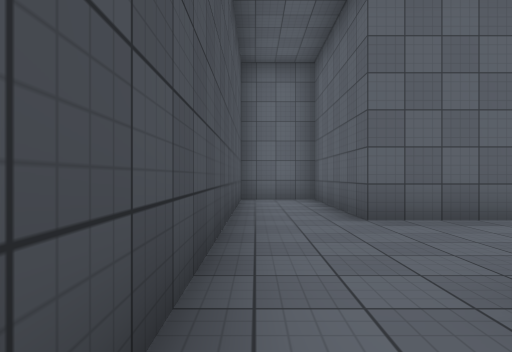
[1] (above)

24 first-person views from a walk through a scene from a Unity 3-D project. The camera is 1.2 m above the floor, looks level and sees 75° across. The floor is counted in squares, 2 m on a side. Each view is taken from the middle of a square. On the plan, view 1 faces up. The plan holds only what a view shows up to about 10 squares ahead; the rest is blank. The place goes on beyond the plan. Surface patterns are stand-ins for the level's own textures.

[2]
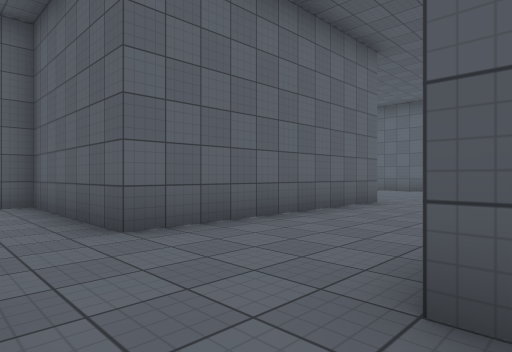

[3]
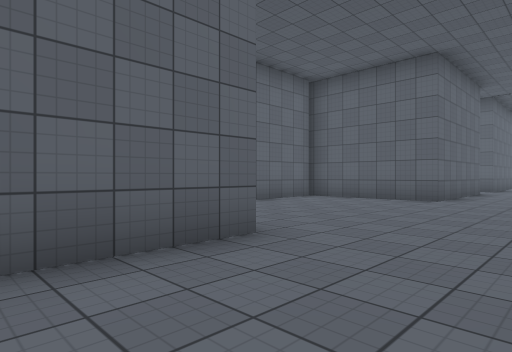

[4]
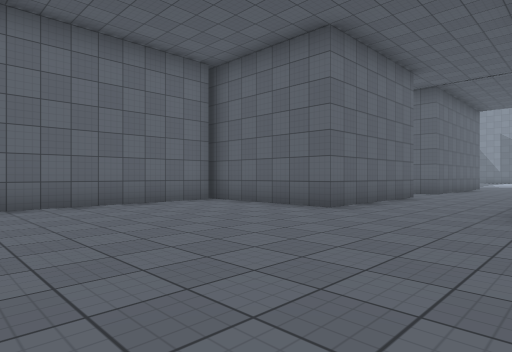

[5]
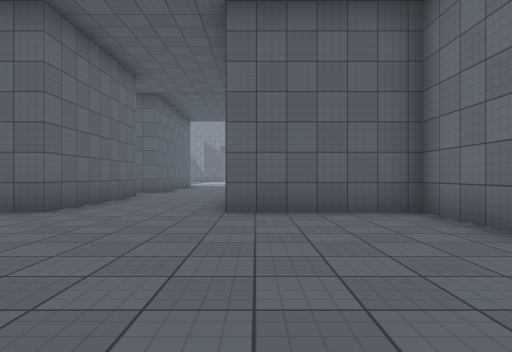

[6]
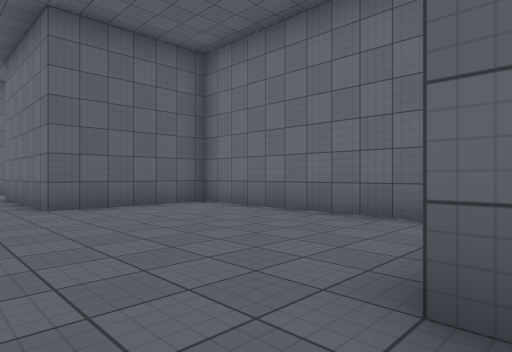

[7]
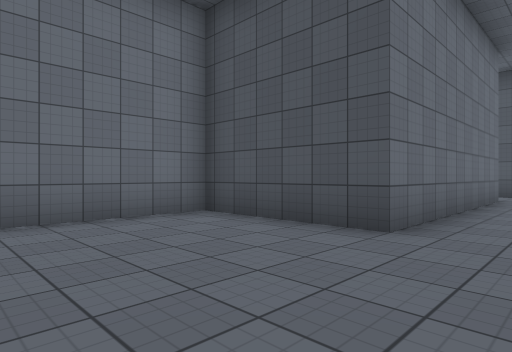

[8]
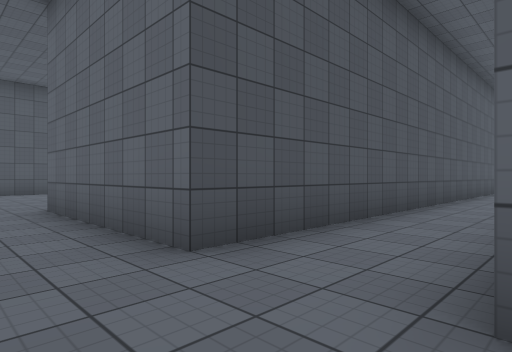

[9]
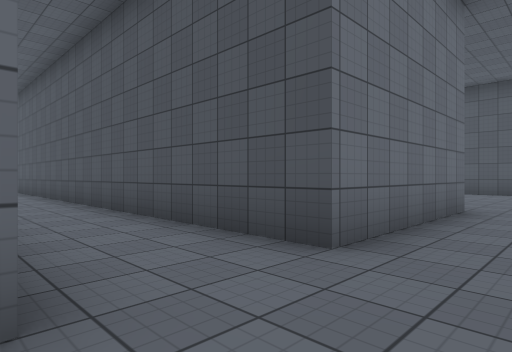

[10]
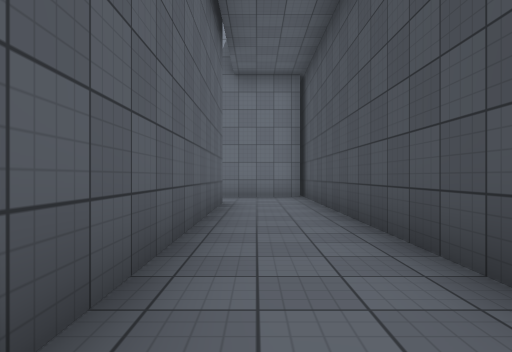

[11]
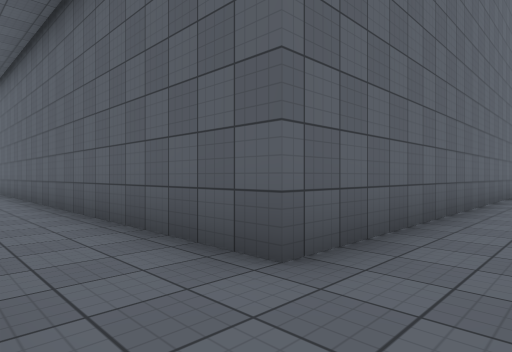

[12]
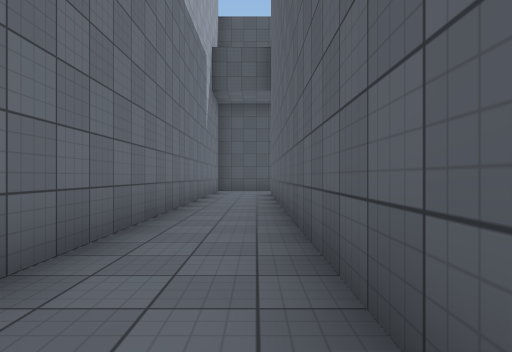

[13]
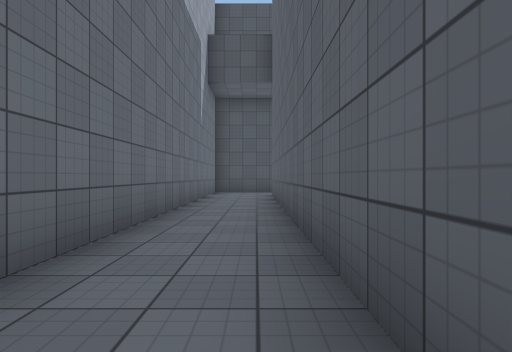

[14]
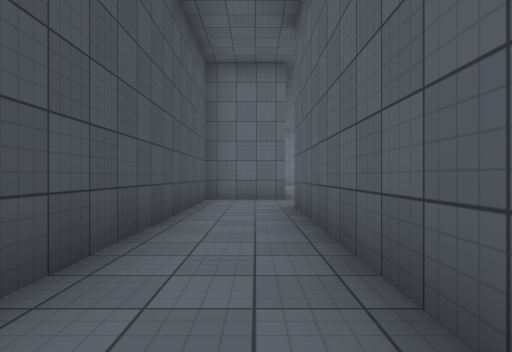

[15]
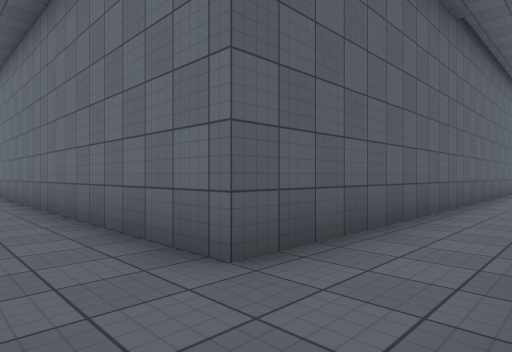

[16]
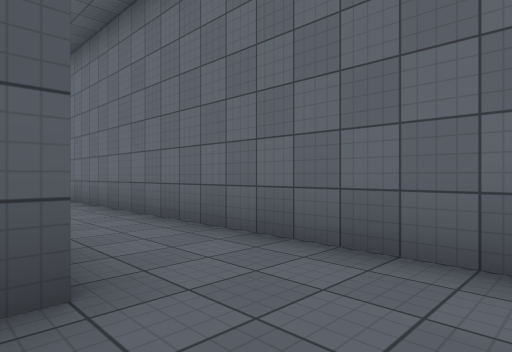

[17]
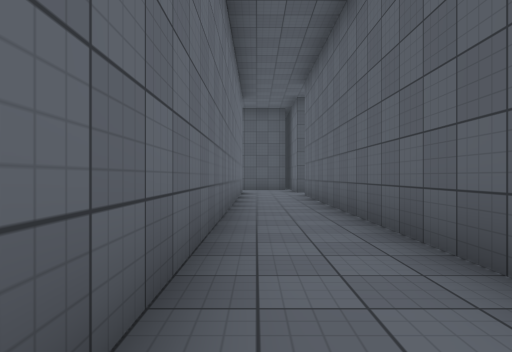

[18]
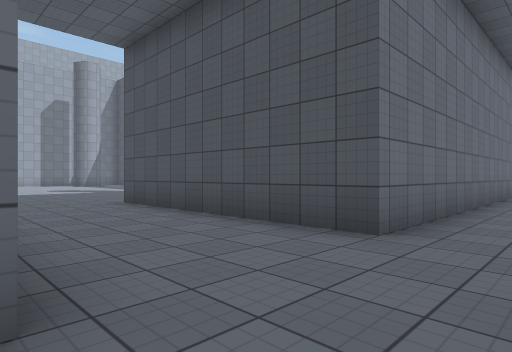

[19]
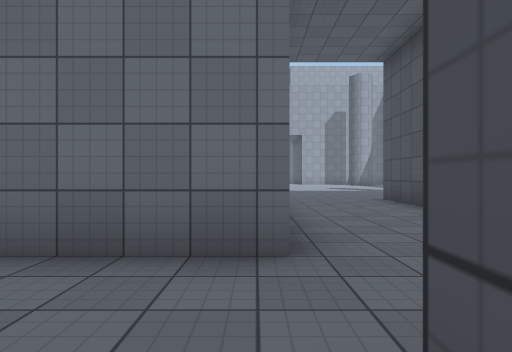

[20]
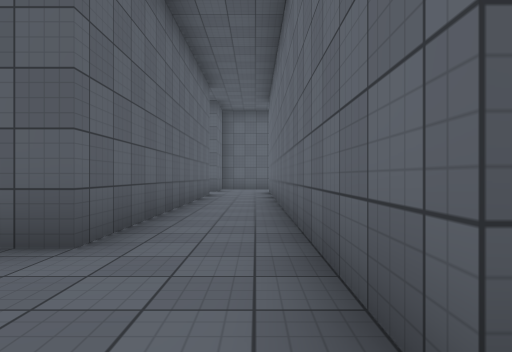

[21]
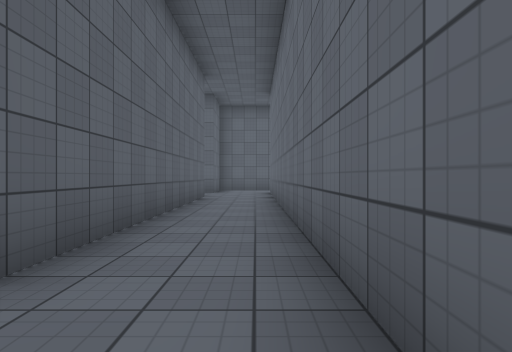

[22]
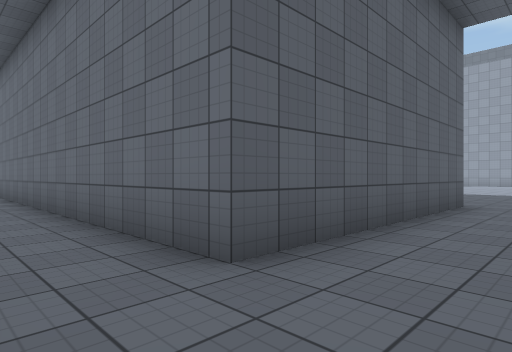

[23]
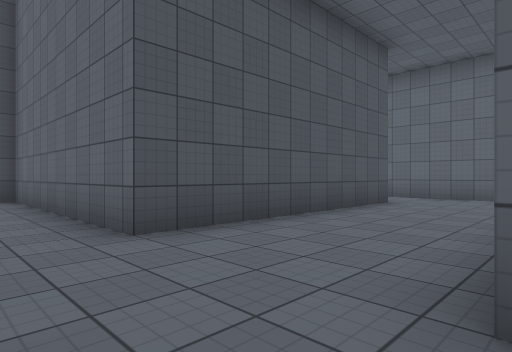

[24]
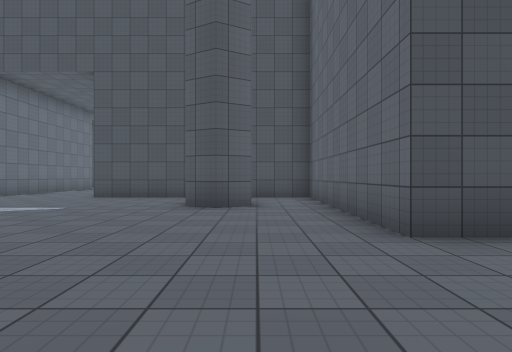

### Floor plan
Points are (right, up) in squares from view 1. A wall is a line through its corners. A room is listed if a view was taken in it or the views show most of it. See-through windows are left out.
Room 1 (views 1, 2, 3, 4, 5, 6, 7, 8, 9, 10, 11, 12, 13, 14, 15, 16, 17, 18, 19, 20, 21, 22, 23, 24)
walls: (25.8, 7.1) (25.8, 4.5); (28.3, 9) (28.7, 8.3) (28.3, 7.5); (19.7, 5.7) (19.7, 16.5) (31.7, 16.5) (31.7, 10.5) (25.8, 10.5) (25.8, 8.9); (34.7, 10.5) (34.7, 16.5) (44.4, 16.5); (13.4, 8) (8.9, 8); (30.4, -10.5) (19.7, -10.5) (19.7, 0.4); (19.9, 18.5) (17.6, 18.5); (33.5, 18.5) (22, 18.5); (17.8, 18.2) (17.8, 4.5) (13.5, 4.5) (13.5, 8.4); (17.8, -12.5) (29.1, -12.5); (7.5, 4.5) (1.5, 4.5) (1.5, 8.5) (-0.4, 8.5) (-0.4, 0.4); (44.5, 18.5) (36.8, 18.5) (36.8, 19.1); (1.5, 1.5) (7.5, 1.5) (7.5, -1.8) (13.5, -1.8) (13.5, 1.5) (17.8, 1.5) (17.8, -12.8)

Where each view was taken, in squares from view 1:
view 1: 0 up, 0 right, facing up
view 2: 1 up, 0 right, facing up-right
view 3: 2 up, 5 right, facing up-right
view 4: 1 up, 8 right, facing up-right
view 5: 1 up, 8 right, facing right
view 6: 3 up, 7 right, facing down-right
view 7: 3 up, 11 right, facing down-left
view 8: 3 up, 20 right, facing up-left
view 9: 3 up, 20 right, facing down-left
view 10: 3 down, 19 right, facing down
view 11: 12 down, 18 right, facing up-right
view 12: 11 down, 31 right, facing left
view 13: 11 down, 30 right, facing left
view 14: 10 up, 19 right, facing up
view 15: 18 up, 18 right, facing down-right
view 16: 19 up, 20 right, facing down-right
view 17: 17 up, 32 right, facing left
view 18: 18 up, 35 right, facing down-left
view 19: 19 up, 35 right, facing down
view 20: 17 up, 34 right, facing right
view 21: 17 up, 35 right, facing right
view 22: 18 up, 33 right, facing down-right
view 23: 9 up, 35 right, facing up-left
view 24: 9 up, 35 right, facing left
